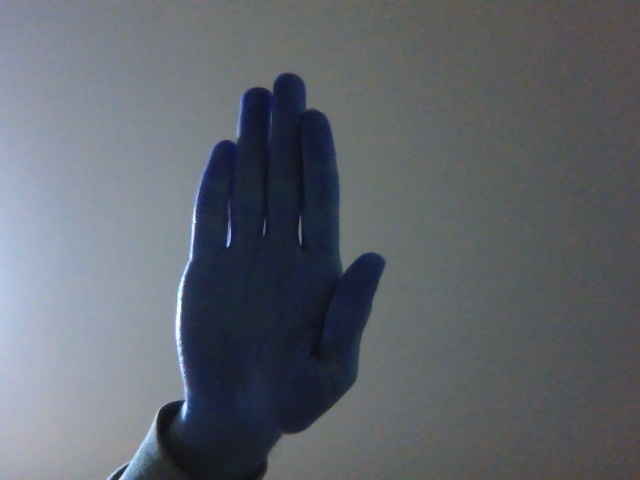
#> input picture data/paper_10.jpg, 640 x 480 px; its folder holds only this picture in this run
$ python packToDotNPY.py
#> lines starting #> are read from the running program, lines starting #| are printed output that depends on the picture; after the words box and inside, x2 and y2 are one past the last pixel; in counts of white or black regions, pixels touching at a corner belong together
#> further down, img is the input picture: shape (480, 640, 3); mean B, G, R 108.6, 101.1, 96.1
### imagePreprocessing.py
import cv2 as cv
import numpy as np

#grayscale, blur,
# [20 lines left out: functions simplifyImage, laplacianImage, not called in this run]

def formatImage(image, finalResolution=512):
#> called with finalResolution = 32
    image = cv.resize(image, (finalResolution, finalResolution))
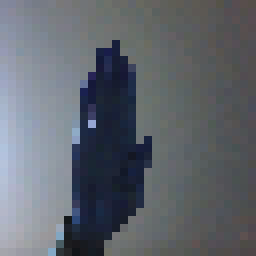
#> image: shape (32, 32, 3) (shown 8 times larger); mean of channels 0, 1, 2 109, 101.3, 96.3; drawn as B, G, R
    openKernel = np.ones((3, 3), np.uint8)
    closeKernel = np.ones((7, 7), np.uint8)
    gray = cv.cvtColor(image, cv.COLOR_BGR2GRAY)
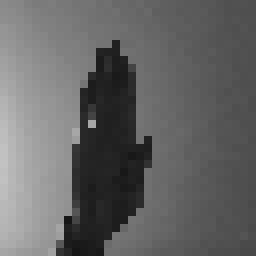
#> gray: shape (32, 32) (shown 8 times larger); min 20, max 194, mean 100.7
    #blurred = cv.GaussianBlur(gray, (3,3), 0)
    treshold = cv.adaptiveThreshold(gray, 255, cv.ADAPTIVE_THRESH_GAUSSIAN_C, cv.THRESH_BINARY_INV, 11, 3)
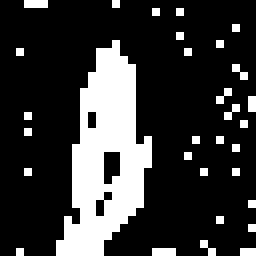
#> treshold: shape (32, 32) (shown 8 times larger); 21.2% white; 31 white regions (30 under 20 px), largest, box (x1, y1, x2, y2) and area: (7, 5, 19, 32) 177
    #blurred = cv.GaussianBlur(treshold, (3,3), 0)
    opened = cv.morphologyEx(treshold, cv.MORPH_OPEN, openKernel)
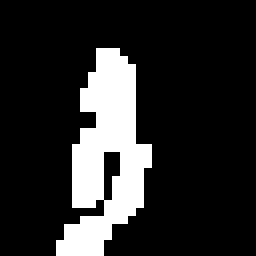
#> opened: shape (32, 32) (shown 8 times larger); 16.4% white; 1 white region, box (x1, y1, x2, y2) and area: (7, 6, 19, 32) 168
    closed = cv.morphologyEx(opened, cv.MORPH_CLOSE, closeKernel)
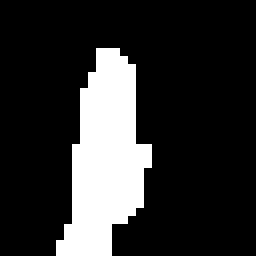
#> closed: shape (32, 32) (shown 8 times larger); 18.5% white; 1 white region, box (x1, y1, x2, y2) and area: (7, 6, 19, 32) 189
    resized = cv.resize(closed, (finalResolution, finalResolution))

    return resized

### packToDotNPY.py
import numpy as np
import os
import cv2 as cv
from imagePreprocessing import *

resolution = 32

images = np.zeros((0, resolution, resolution), dtype=np.float32)
labels = np.zeros((0), dtype=np.int32)
labelsToOutputs = {"paper": 1, "rock": 0, "scissors": 2, "unknown": 3}
dataLabelList = []

for file in os.listdir("data"):
    if file.endswith(".jpg"):
        img = cv.imread("data/" + file)
        img = formatImage(img, resolution)
        label = labelsToOutputs[file.split("_")[0]]
        images = np.append(images, [img],0)
        labels = np.append(labels, [label],0)

perm = np.random.permutation(images.shape[0])
#> perm = [0]
images = images[perm]
img = images[0]

labels = labels[perm]
#> labels = [1]
np.save('images.npy', images)
np.save('labels.npy', labels)

$ run again, on data/rock_11.jpg
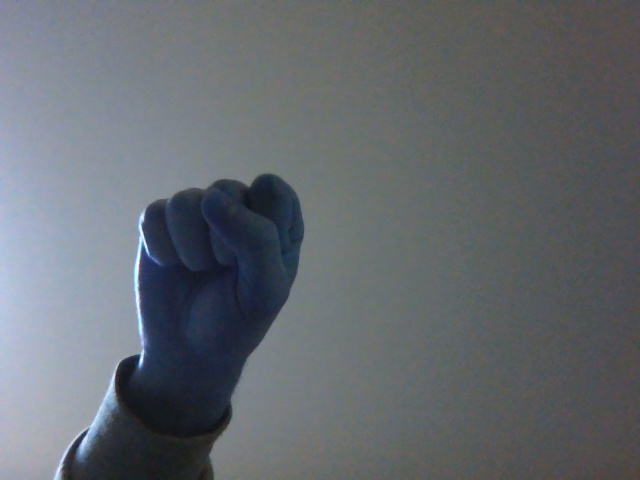
#> input picture data/rock_11.jpg, 640 x 480 px
#> img is the input picture: shape (480, 640, 3); mean B, G, R 110.8, 105.4, 100.5
#> in formatImage, `treshold = cv.adaptiveThreshold(gray, 255, cv.ADAPTIVE_THRESH_GAUSSIAN..`:
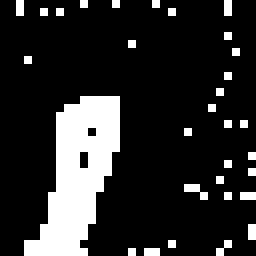
#> treshold: shape (32, 32) (shown 8 times larger); 16.7% white; 31 white regions (30 under 20 px), largest, box (x1, y1, x2, y2) and area: (3, 12, 15, 32) 133
#> opened: shape (32, 32); 12.9% white; 1 white region, box (x1, y1, x2, y2) and area: (3, 12, 15, 32) 132
#> in formatImage, `closed = cv.morphologyEx(opened, cv.MORPH_CLOSE, closeKernel)`:
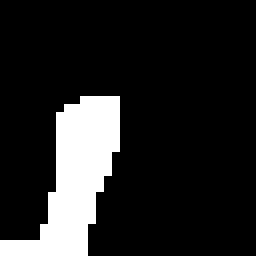
#> closed: shape (32, 32) (shown 8 times larger); 14% white; 1 white region, box (x1, y1, x2, y2) and area: (0, 12, 15, 32) 143

$ run again, on data/rock_13.jpg
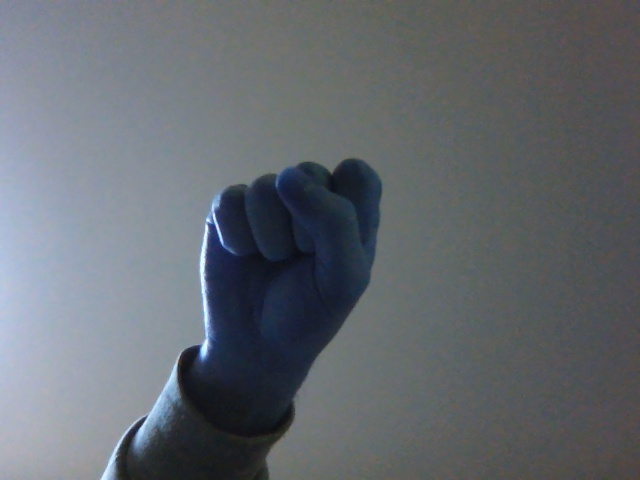
#> input picture data/rock_13.jpg, 640 x 480 px
#> img is the input picture: shape (480, 640, 3); mean B, G, R 111.2, 105.2, 100.1
#> in formatImage, `treshold = cv.adaptiveThreshold(gray, 255, cv.ADAPTIVE_THRESH_GAUSSIAN..`:
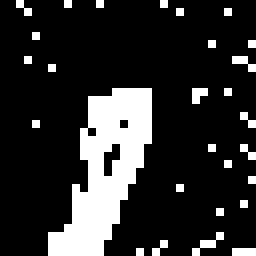
#> treshold: shape (32, 32) (shown 8 times larger); 17.8% white; 28 white regions (27 under 20 px), largest, box (x1, y1, x2, y2) and area: (6, 11, 19, 32) 142
#> opened: shape (32, 32); 13.2% white; 1 white region, box (x1, y1, x2, y2) and area: (6, 11, 19, 32) 135
#> in formatImage, `closed = cv.morphologyEx(opened, cv.MORPH_CLOSE, closeKernel)`:
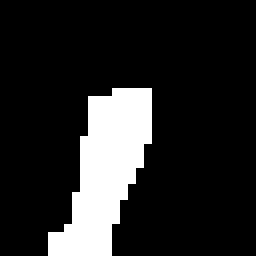
#> closed: shape (32, 32) (shown 8 times larger); 14.9% white; 1 white region, box (x1, y1, x2, y2) and area: (6, 11, 19, 32) 153
